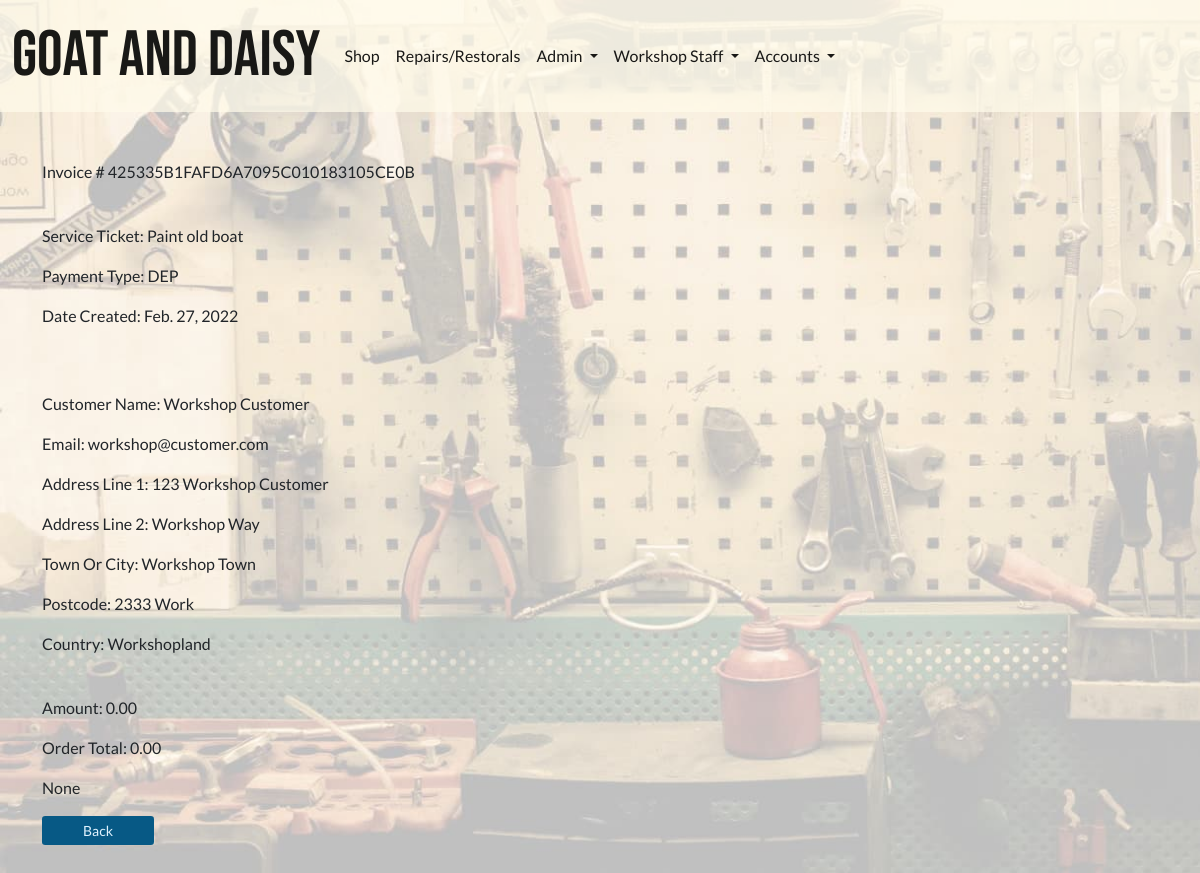
Screenshot of /workshop/customer_invoice_detail/232/ (signed in) with the database file from the repository.
### invoices/models.py (models this page shows, shortened)
class BaseInvoice(models.Model):
    date_created = models.DateField(auto_now_add=True)
    order_number = models.CharField(max_length=100, editable=False)
    full_name = models.CharField(max_length=100, null=True, blank=True)
    email = models.EmailField(null=True, blank=True)
    address1 = models.CharField(max_length=100, null=True, blank=True)
    address2 = models.CharField(max_length=100, null=True, blank=True)
    postcode = models.CharField(max_length=40, null=True, blank=True)
    town_or_city = models.CharField(max_length=40, null=True, blank=True)
    country = models.CharField(max_length=40, null=True, blank=True)
    notes = models.TextField(null=True, blank=True)
    order_amount = models.DecimalField(
        max_digits=12, decimal_places=2, default=0)
    shipping_cost = models.DecimalField(
        max_digits=12, decimal_places=2, default=0)
    order_total = models.DecimalField(
        max_digits=12, decimal_places=2, default=0)
    is_completed = models.BooleanField(default=False)
    paid_on = models.DateTimeField(null=True, blank=True)

class WorkshopCustomerInvoice(BaseInvoice):
    PAYMENT_CHOICES = [
        ('DEP', 'Deposit'),
        ('EP', 'End Payment'),
        ('SPT', 'Single Payment Total'),
        ('SP', 'Supplementary Payment'),
    ]
    service_ticket = models.ForeignKey(ServiceTicket, on_delete=models.CASCADE)
    payment_type = models.CharField(max_length=25, choices=PAYMENT_CHOICES)
    installment_paid = models.BooleanField(default=False)

### repairs_restorals/models.py (models this page shows, shortened)
class ServiceTicket(models.Model):
    customer = models.ForeignKey(
        Customer, related_name='service_ticket', on_delete=models.CASCADE)
    workshop_staff_responsible = models.ForeignKey(
        StaffMember, related_name='staff_tickets', on_delete=models.CASCADE)
    title = models.CharField(max_length=255)
    date_created = models.DateField(auto_now_add=True, editable=False)
    last_updated = models.DateField(auto_now=True, editable=False)
    service_description = models.TextField()
    link_to_desired_materials_1 = models.URLField(null=True, blank=True)
    link_to_desired_materials_2 = models.URLField(null=True, blank=True)
    link_to_desired_materials_3 = models.URLField(null=True, blank=True)
    is_completed = models.BooleanField(default=False)
    has_invoice = models.BooleanField(default=False)
    def __str__(self) -> str:
        return self.title

### repairs_restorals/views.py (the view)
class AdminCustomerDetailView(GroupRequiredMixin, DetailView):
    group_required = [u'Workshop Staff']
    model = WorkshopCustomerInvoice
    template_name = 'repairs_restorals/customer_invoice_detail.html'
    context_object_name = 'invoice'

### invoices/contexts.py (called while the page is built, shortened)
def shopping_cart(request):
    template_cart = []
    products_count = 0
    order_amount = 0
    shipping = 0
    cart = request.session.get('cart', {})
    for item in enumerate(template_cart):
        products_count += 1
    order_total = order_amount + shipping
    stripe_total = round(order_total * 100)
    context = {
        'template_cart': template_cart,
        'products_count': products_count,
        'order_amount': order_amount,
        'shipping': shipping,
        'order_total': order_total,
        'stripe_total': stripe_total,
    }
    return context

### profiles/group_mixin_decorator.py (called while the page is built)
    def dispatch(self, request, *args, **kwargs):
        if not request.user.is_authenticated:
            raise PermissionDenied
        else:
            user_groups = []
            for group in request.user.groups.values_list('name', flat=True):
                user_groups.append(group)
            if len(set(user_groups).intersection(self.group_required)) <= 0:
                raise PermissionDenied
        return super(GroupRequiredMixin, self).dispatch(request, *args, **kwargs)

### profiles/templatetags/user_in_group_tag.py (called while the page is built)
@register.filter(name='has_group')
def has_group(user, group_name):
    try:
        group = Group.objects.get(name=group_name)
    except Group.DoesNotExist:
        return False
    return group in user.groups.all()

### repairs_restorals/templates/repairs_restorals/customer_invoice_detail.html (shortened to what this page needs)
{% extends 'base.html' %}
{% load crispy_forms_tags %}
{% load static %}
{% block extra_css %}
<link rel="stylesheet" href="{% static 'css/workshop_bg_image_trans.css' %}">
{% endblock %}
{% block content %}
<p>Invoice # {{ invoice.order_number}}</p>
<br />
<p>Service Ticket: {{ invoice.service_ticket }}</p>
<p>Payment Type: {{ invoice.payment_type }}</p>
<p>Date Created: {{ invoice.date_created }}</p>
<br />
<br>
    <p>Customer Name: {{ invoice.full_name }}</p>
    <p>Email: {{ invoice.email }}</p>
    <p>Address Line 1: {{ invoice.address1 }}</p>
    <p>Address Line 2: {{ invoice.address2 }}</p>
    <p>Town Or City: {{ invoice.town_or_city }}</p>
    <p>Postcode: {{ invoice.postcode }}</p>
    <p>Country: {{ invoice.country }}</p>
<br>
<p>Amount: {{ invoice.order_amount }}</p>
<p>Order Total: {{ invoice.order_total }}</p>
<p>{{ invoice.notes }}</p>
<small><input class="btn btn-sm btn-info" type=button value="Back" onClick="javascript:history.go(-1);"></small>
{% endblock %}

### static/css/site_base_custom.css (style rules this page uses)
body { font-family: "Lato", sans-serif; }
.btn { min-width: 7rem; }
.btn-warning, .btn-info { background-color: var(--sky-800); color: var(--sky-100); border: unset; }

### static/css/workshop_bg_image_trans.css (style rules this page uses)
body { background-image: url("../img/workshop-25-flip.jpg"); background-repeat: no-repeat; background-size: cover; background-attachment: fixed; }

### rows the page displays
BaseInvoice: order_number "425335B1FAFD6A7095C010183105CE0B", date_created "Feb. 27, 2022", full_name "Workshop Customer", email "workshop@customer.com", address1 "123 Workshop Customer", address2 "Workshop Way", town_or_city "Workshop Town", postcode "2333 Work", country "Workshopland", order_amount "0.00", order_total "0.00", notes "None"
WorkshopCustomerInvoice: service_ticket "Paint old boat", payment_type "DEP"
